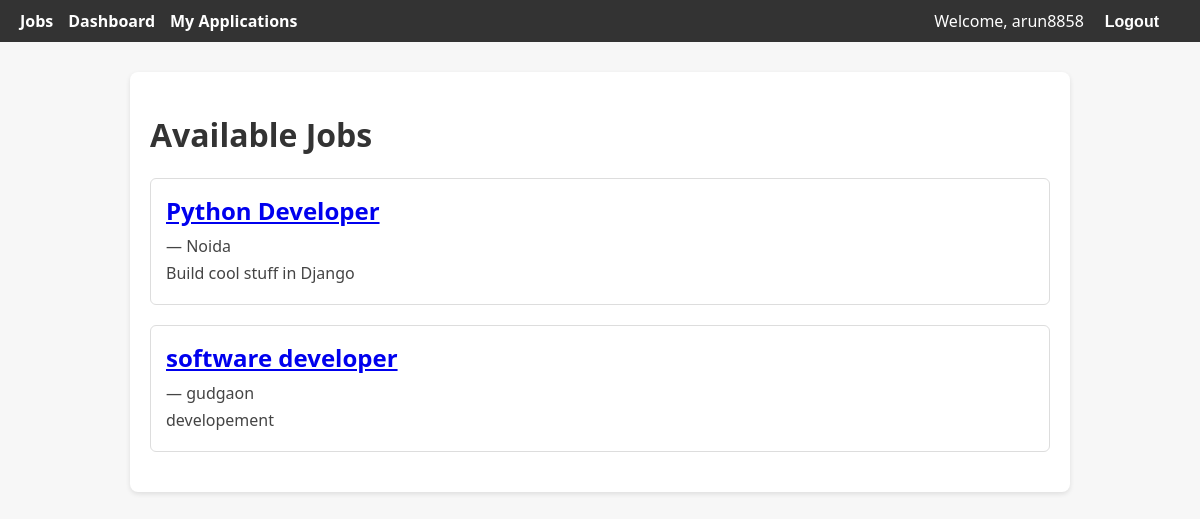
Screenshot of / (signed in) with the database file from the repository.
### core/models.py (models this page shows, shortened)
class Job(models.Model):
    JOB_TYPE = (
        ('Full Time', 'Full Time'),
        ('Part Time', 'Part Time'),
        ('Internship', 'Internship'),
    )
    title = models.CharField(max_length=100)
    company = models.CharField(max_length=100)
    description = models.TextField()
    location = models.CharField(max_length=100)
    job_type = models.CharField(max_length=20, choices=JOB_TYPE)
    posted_by = models.ForeignKey(User, on_delete=models.CASCADE)
    created_at = models.DateTimeField(auto_now_add=True)

### core/views.py (the view)
# urls.py: path('', views.job_list, name='job_list'),
def job_list(request):
    jobs = Job.objects.all()
    return render(request, 'core/job_list.html', {'jobs': jobs})

### core/templates/core/job_list.html
{% extends 'base.html' %}
{% block content %}
<h1>Available Jobs</h1>
{% for job in jobs %}
  <div class="job-box">
    <h2><a href="{% url 'job_detail' job.id %}">{{ job.title }}</a></h2>
    <p><strong>{{ job.company_name }}</strong> — {{ job.location }}</p>
    <p>{{ job.description|truncatewords:20 }}</p>
  </div>
{% empty %}
  <p>No jobs available at the moment.</p>
{% endfor %}
{% endblock %}

### core/templates/base.html (shortened to what this page needs)
<!DOCTYPE html>
<html>
<head>
</head>
<body>
    <nav>
        <div class="left">
            <a href="{% url 'job_list' %}">Jobs</a>
            {% if user.is_authenticated %}
                <a href="{% url 'user_dashboard' %}">Dashboard</a>
                <a href="{% url 'my_applications' %}">My Applications</a>
            {% endif %}
        </div>
        <div class="right">
            {% if user.is_authenticated %}
                <span>Welcome, {{ user.username }}</span>
                <form action="{% url 'logout' %}" method="post" style="display: inline;">
                    <button type="submit">Logout</button>
                </form>
            {% else %}
                <a href="{% url 'login' %}">Login</a>
                <a href="{% url 'register' %}">Register</a>
            {% endif %}
        </div>
    </nav>
    <div class="container">
        {% block content %}
        {% endblock %}
    </div>
</body>
</html>

### core/templates/base.html (style rules this page uses)
body { font-family: 'Segoe UI', sans-serif; background-color: #f7f7f7; margin: 0; padding: 0; }
nav { background-color: #333; color: #fff; padding: 10px 20px; display: flex; justify-content: space-between; align-items: center; }
nav .left, nav .right { display: flex; align-items: center; }
nav a, nav form button { color: #fff; margin-right: 15px; text-decoration: none; font-weight: bold; background: none; border: none; cursor: pointer; font-size: 1em; }
nav span { margin-right: 15px; }
.container { max-width: 900px; margin: 30px auto; background-color: #fff; padding: 20px; border-radius: 8px; box-shadow: 0 2px 5px rgba(0,0,0,0.1); }
.job-box { border: 1px solid #ddd; border-radius: 6px; padding: 15px; margin-bottom: 20px; }
.job-box h2 { margin: 0 0 8px; color: #007bff; }
.job-box p { margin: 5px 0; color: #444; }
h1 { color: #333; }

### rows the page displays
Job: title "Python Developer", location "Noida", description "Build cool stuff in Django"
Job: title "software developer", location "gudgaon", description "developement"

### other values shown
{{ user.username }} "arun8858"
